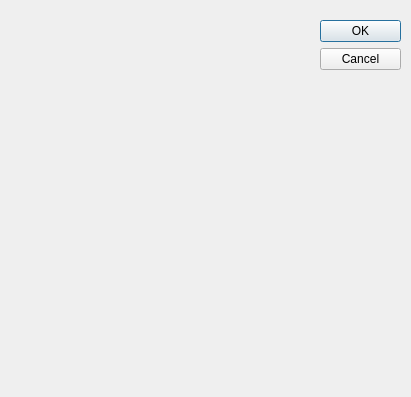
<?xml version="1.0" encoding="UTF-8"?>
<ui version="4.0">
 <class>Dialog</class>
 <widget class="QDialog" name="Dialog">
  <property name="geometry">
   <rect>
    <x>0</x>
    <y>0</y>
    <width>411</width>
    <height>397</height>
   </rect>
  </property>
  <property name="windowTitle">
   <string>Dialog</string>
  </property>
  <widget class="QDialogButtonBox" name="buttonBox">
   <property name="geometry">
    <rect>
     <x>320</x>
     <y>20</y>
     <width>81</width>
     <height>241</height>
    </rect>
   </property>
   <property name="orientation">
    <enum>Qt::Vertical</enum>
   </property>
   <property name="standardButtons">
    <set>QDialogButtonBox::Cancel|QDialogButtonBox::Ok</set>
   </property>
  </widget>
 </widget>
 <resources/>
 <connections>
  <connection>
   <sender>buttonBox</sender>
   <signal>accepted()</signal>
   <receiver>Dialog</receiver>
   <slot>accept()</slot>
   <hints>
    <hint type="sourcelabel">
     <x>248</x>
     <y>254</y>
    </hint>
    <hint type="destinationlabel">
     <x>157</x>
     <y>274</y>
    </hint>
   </hints>
  </connection>
  <connection>
   <sender>buttonBox</sender>
   <signal>rejected()</signal>
   <receiver>Dialog</receiver>
   <slot>reject()</slot>
   <hints>
    <hint type="sourcelabel">
     <x>316</x>
     <y>260</y>
    </hint>
    <hint type="destinationlabel">
     <x>286</x>
     <y>274</y>
    </hint>
   </hints>
  </connection>
 </connections>
</ui>
